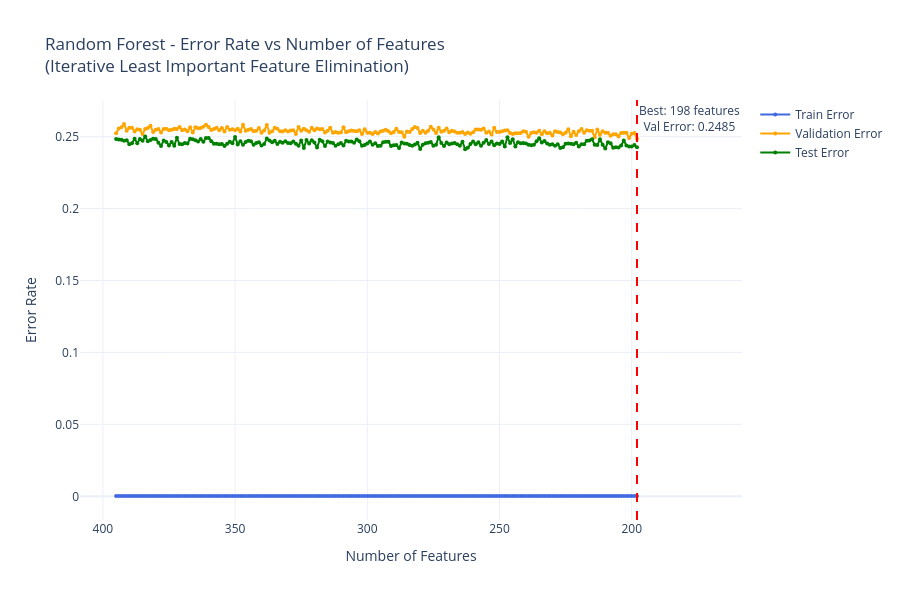

Source (notebook cell):
### Code cell
# Plot Errors
fig = go.Figure()

fig.add_trace(go.Scatter(
    x=n_features_list, y=train_errors,
    mode='lines+markers', name='Train Error',
    line=dict(color='royalblue', width=2),
    marker=dict(size=4)
))

fig.add_trace(go.Scatter(
    x=n_features_list, y=val_errors,
    mode='lines+markers', name='Validation Error',
    line=dict(color='orange', width=2),
    marker=dict(size=4)
))

fig.add_trace(go.Scatter(
    x=n_features_list, y=test_errors,
    mode='lines+markers', name='Test Error',
    line=dict(color='green', width=2),
    marker=dict(size=4)
))

# Mark the best validation error point
best_val_idx = np.argmin(val_errors)
best_n_features = n_features_list[best_val_idx]
best_val_error = val_errors[best_val_idx]

fig.add_vline(
    x=best_n_features, 
    line_dash='dash', 
    line_color='red',
    annotation_text=f'Best: {best_n_features} features<br>Val Error: {best_val_error:.4f}',
    annotation_position='top right'
)

fig.update_layout(
    title='Random Forest - Error Rate vs Number of Features<br>(Iterative Least Important Feature Elimination)',
    xaxis_title='Number of Features',
    yaxis_title='Error Rate',
    template='plotly_white',
    height=600,
    hovermode='x unified'
)

fig.update_xaxes(autorange='reversed')  # Reverse so we go from many to few features

fig.show()

print(f"\n{'='*60}")
print(f"RESULTS SUMMARY")
print(f"{'='*60}")
print(f"Baseline (all {n_features} features):")
print(f"  Train Error: {train_errors[0]:.4f}")
print(f"  Val Error:   {val_errors[0]:.4f}")
print(f"  Test Error:  {test_errors[0]:.4f}")
print(f"\nBest Configuration ({best_n_features} features):")
print(f"  Train Error: {train_errors[best_val_idx]:.4f}")
print(f"  Val Error:   {val_errors[best_val_idx]:.4f}")
print(f"  Test Error:  {test_errors[best_val_idx]:.4f}")
print(f"\nImprovement:")
print(f"  Val Error Change:  {val_errors[0] - best_val_error:+.4f}")
print(f"  Test Error Change: {test_errors[0] - test_errors[best_val_idx]:+.4f}")
print(f"  Features Removed:  {n_features - best_n_features}")

### Figure 1 — Plotly figure (JSON) as saved in the notebook; plotly's stock layout.template omitted (floating-point values rounded to 4 significant figures; data arrays with more than 128 entries replaced by an {"elided": "..."} marker saying what was removed)
{"data": [{"line": {"color": "royalblue", "width": 2}, "marker": {"size": 4}, "mode": "lines+markers", "name": "Train Error", "type": "scatter", "x": {"elided": "198 int values"}, "y": {"elided": "198 float values"}}, {"line": {"color": "orange", "width": 2}, "marker": {"size": 4}, "mode": "lines+markers", "name": "Validation Error", "type": "scatter", "x": {"elided": "198 int values"}, "y": {"elided": "198 float values"}}, {"line": {"color": "green", "width": 2}, "marker": {"size": 4}, "mode": "lines+markers", "name": "Test Error", "type": "scatter", "x": {"elided": "198 int values"}, "y": {"elided": "198 float values"}}], "layout": {"annotations": [{"showarrow": false, "text": "Best: 198 features<br>Val Error: 0.2485", "x": 198, "xanchor": "left", "xref": "x", "y": 1, "yanchor": "top", "yref": "y domain"}], "height": 600, "hovermode": "x unified", "shapes": [{"line": {"color": "red", "dash": "dash"}, "type": "line", "x0": 198, "x1": 198, "xref": "x", "y0": 0, "y1": 1, "yref": "y domain"}], "title": {"text": "Random Forest - Error Rate vs Number of Features<br>(Iterative Least Important Feature Elimination)"}, "xaxis": {"autorange": "reversed", "title": {"text": "Number of Features"}}, "yaxis": {"title": {"text": "Error Rate"}}}}
